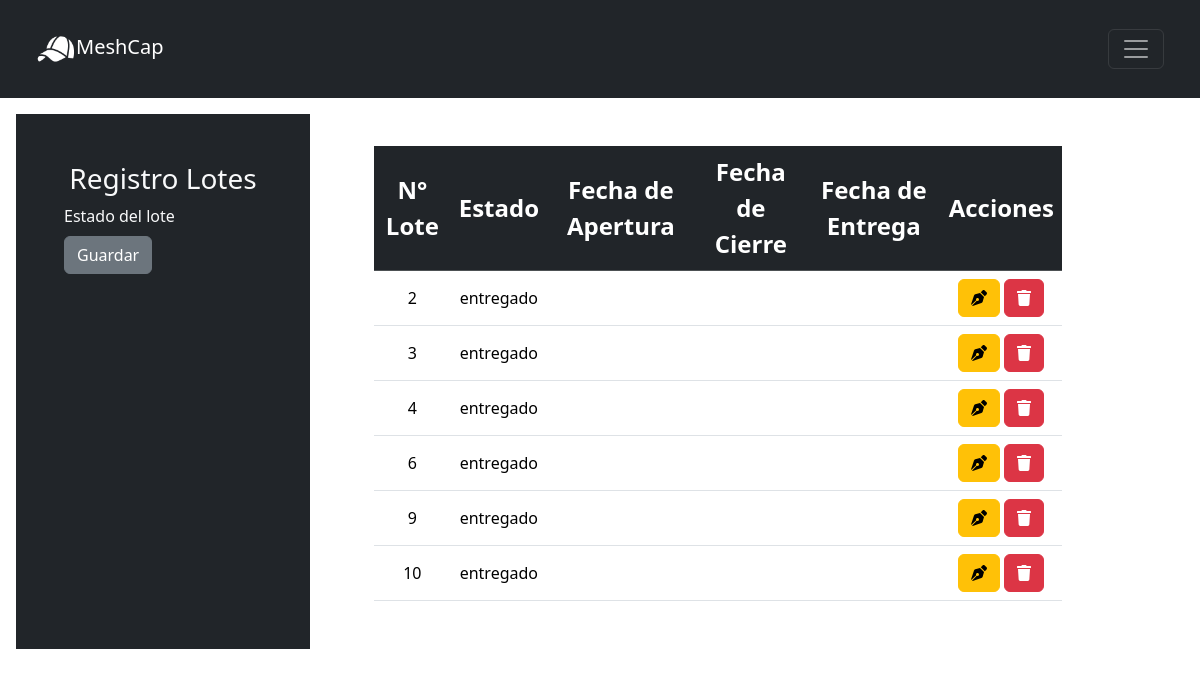
The app's page /src/BACKOFFICE/VISTA/crudLotes.php, older data.
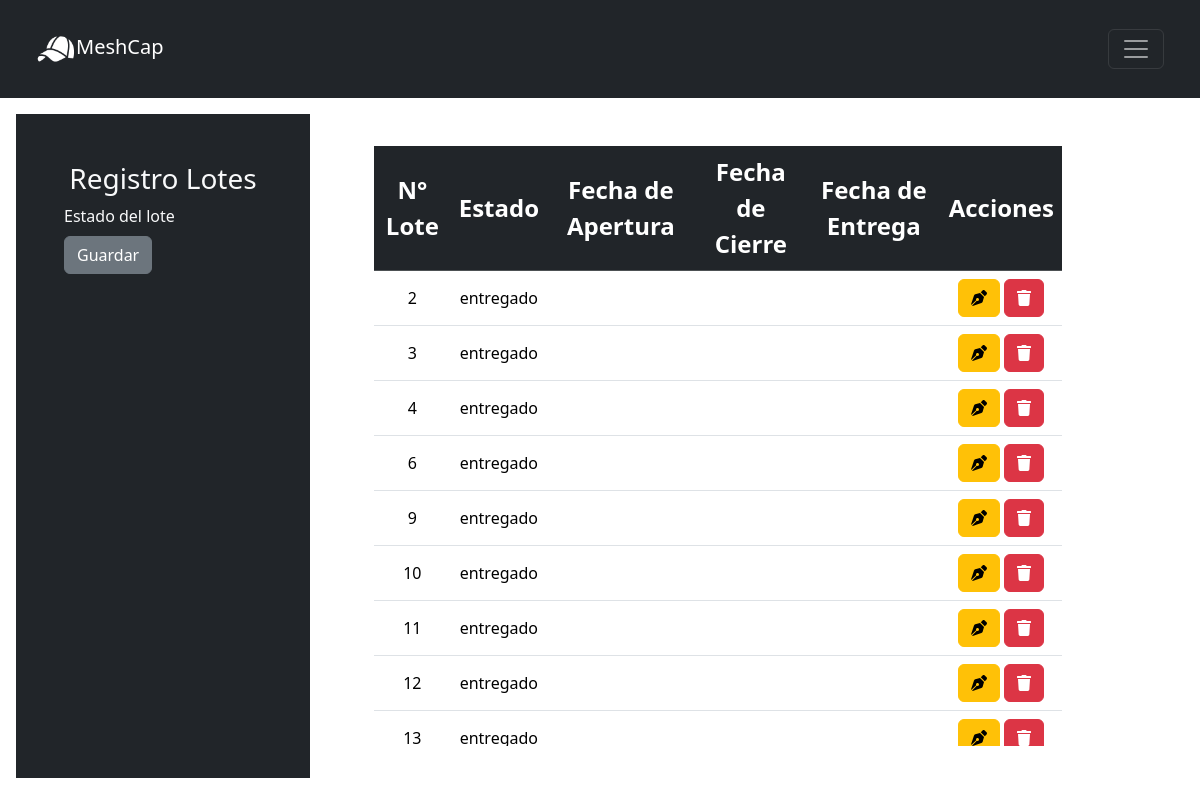
The same page, newer data.
### tables this page shows
CREATE TABLE `lote` (
  `id_lote` int(11) NOT NULL,
  `estado` enum('abierto','cerrado','en camion','entregado') DEFAULT 'abierto',
  `fecha_cierre` timestamp NULL DEFAULT NULL ON UPDATE current_timestamp(),
  `fecha_abierto` timestamp NOT NULL DEFAULT current_timestamp()
);

### src/BACKOFFICE/VISTA/crudLotes.php (the view, shortened to what this page needs)
<?php require('../../db.php'); ?>
<!DOCTYPE html>
<html lang="en">
<head>
  <link rel="stylesheet" href="../CSS/stylesCrudPaquetes.css">
  <link href="https://cdn.jsdelivr.net/npm/bootstrap@5.3.2/dist/css/bootstrap.min.css" rel="stylesheet"
>
</head>
<body>
  <nav class="navbar navbar-dark bg-dark p-4 ">
    <div class="container-fluid">
      <a class="navbar-brand" href="backoffice.html" id="logo"><img src="../../IMAGES/gorraBlanca.png"
          height="40" alt="">MeshCap</a>
      <button class="navbar-toggler" type="button" data-bs-toggle="offcanvas" data-bs-target="#offcanvasDarkNavbar"
        aria-controls="offcanvasDarkNavbar" aria-label="Toggle navigation">
        <span class="navbar-toggler-icon"></span>
      </button>
    </div>
  </nav>
  <div class="container-fluid row" $id="container-total">
    <form action="../CONTROLADOR/saveCruds.php" method="POST" class="col-3 p-5 m-3 bg-dark text-light">
      <div class="mb-3">
        <h3 class="text-light text-center">Registro Lotes</h3>
        <label for="exampleInputEmail1" class="form-label">Estado del lote</label>
        <button type="submit" class="btn btn-secondary " name="guardar_lote">Guardar</button>
    </form>
  </div>
  <div class="col-8 p-5 text-center">
    <div style="max-height: 600px; overflow-y: auto;">
      <table class="table col-8">
        <thead class="table-dark fs-4">
          <tr class="align-middle">
            <th scope="col">N° Lote</th>
            <th scope="col">Estado</th>
            <th scope="col">Fecha de Apertura</th>
            <th scope="col">Fecha de Cierre</th>
            <th scope="col">Fecha de Entrega</th>
            <th scope="col">Acciones</th>
          </tr>
        </thead>
        <tbody>
        <tbody>
          <?php
          $query = "SELECT * FROM lote";
          $lote = mysqli_query($conn, $query);
          while ($fila = mysqli_fetch_array($lote)) { ?>
            <tr class="align-middle">
              <td>
                <?php echo $fila['id_lote'] ?>
              </td>
              <td>
                <?php echo $fila['estado'] ?>
              </td>
              <td></td>
              <td></td>
              <td></td>
              <td>
                <a href="../VISTA/editLotes.php?id_lote=<?php echo $fila['id_lote']; ?>"
                  class="btn btn-small btn-warning"><i class="fas fa-pen-nib"></i></a>
                <a href="../CONTROLADOR/deleteCruds.php?id_lote=<?php echo $fila['id_lote']; ?>"
                  class="btn btn-small btn-danger"><i class="fas fa-trash"></i></a>
              </td>
            </tr>
          <?php } ?>
        </tbody>
      </table>
    </div>
  </div>
</body>
</html>

Row changes from the older to the newer data that the page shows:
added lote: id_lote "11", estado "entregado"
added lote: id_lote "12", estado "entregado"
added lote: id_lote "13", estado "entregado"
